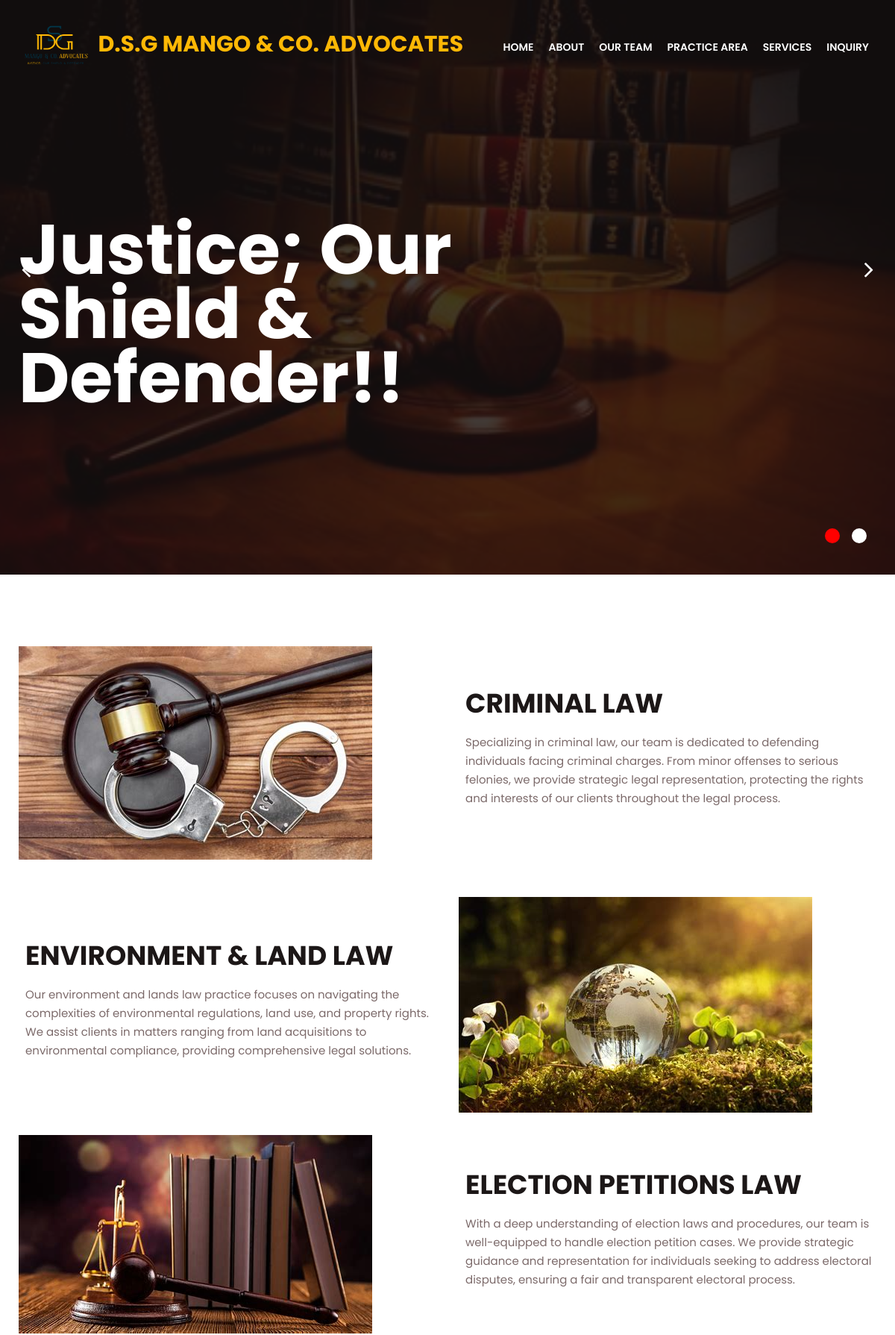
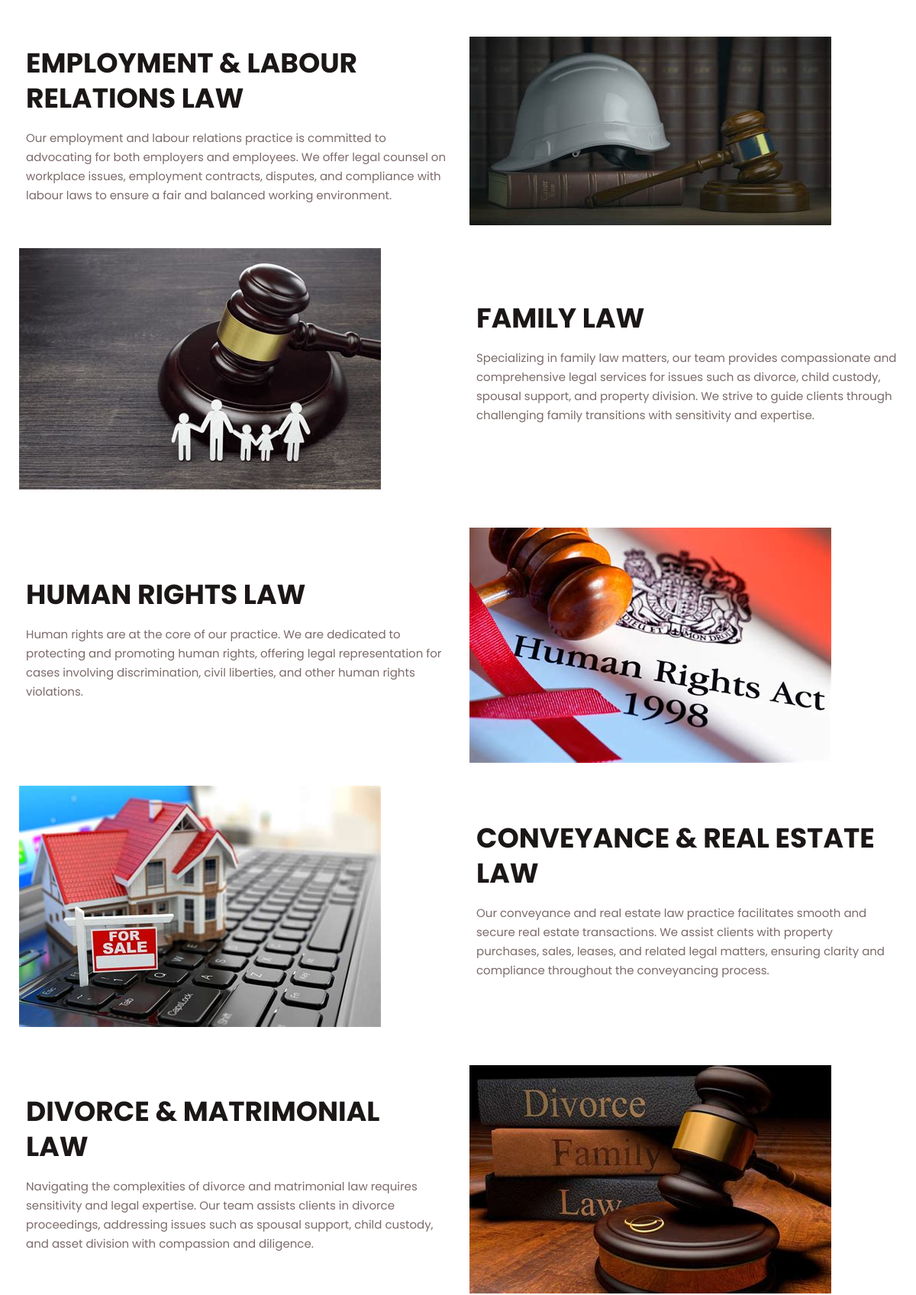
The page /practice_area.php (upper part) on the database its author committed (2 pictures, top to bottom).
### tables this page shows
CREATE TABLE `practice_area` (
  `id` int(11) NOT NULL,
  `title` varchar(75) NOT NULL,
  `details` varchar(10000) NOT NULL,
  `file` varchar(150) NOT NULL
);

### practice_area.php (the view, shortened to what this page needs)
 <?php include "header.php"; ?>
<section class="w3l-content-6">
    <div class="content-6-mian py-5">
        <div class="container py-lg-5">
            <?php
            $db_host = "localhost";
            $db_user = "root";
            $db_pass = "";
            $db_name = "lawfirm_db";
            $conn = new mysqli($db_host, $db_user, $db_pass, $db_name);
            $result = $conn->query("SELECT * FROM practice_area");
            if ($result->num_rows > 0) {
                $count = 1;
                while ($row = $result->fetch_assoc()) {
                    echo '<div class="content-info-in row practice-area">';
                    if ($count % 2 == 1) {
                        echo '<div class="col-lg-6">';
                        echo '<img src="assets/images/' . $row['file'] . '" class="img-fluid" alt="">';
                        echo '</div>';
                        echo '<div class="col-lg-6 mt-lg-0 mt-5 about-right-faq align-self  pl-lg-4">';
                    } else {
                        echo '<div class="col-lg-6 order-lg-2">';
                        echo '<img src="assets/images/' . $row['file'] . '" class="img-fluid" alt="">';
                        echo '</div>';
                        echo '<div class="col-lg-6 mt-lg-0 mt-5 about-right-faq align-self pl-lg-4 order-lg-1">';
                    }
                    echo '<div class="title-content text-left mb-2">';
                    echo '<h3 class="hny-title" id="PracticeArea' . $count . '">' . $row['title'] . '</h3>';
                    echo '</div>';
                    echo '<p class="mt-3">' . $row['details'] . '</p>';
                    echo '</div>';
                    echo '</div>';
                    $count++;
                }
            }
            ?>
        </div>
    </div>
</section>
	<br>
	<br>
</section>
 <?php include "footer.php"; ?>

### header.php (shortened to what this page needs)
<!doctype html>
<html lang="zxx">
<head>
	<link rel="stylesheet" href="assets/css/style-starter.css">
</head>
<body>
<header id="site-header" class="fixed-top">
		<div class="container">
			<nav class="navbar navbar-expand-lg navbar-dark stroke">
			<h1>
				<a class="navbar-brand" href="index.php" style="margin-bottom: 00px;">
					<img src="assets/images/DSG.png" alt="Your logo" title="Your logo" style="height:90px; width: 100px"  />
					<span class="sub-logo" style="color: #FFB805;">D.S.G MANGO & CO. ADVOCATES</span>
				</a>
			</h1>
				<div class="collapse navbar-collapse custom-navbar" id="navbarTogglerDemo02">
					<ul class="navbar-nav ml-auto">
					<li class="nav-item ">
							<a class="nav-link" href="index.php">Home <span class="sr-only"></span></a>
						</li>
						<li class="nav-item">
							<a class="nav-link" href="about.php">About</a>
						</li>
						<li class="nav-item">
							<a class="nav-link" href="our-team.php">Our Team</a>
						</li>
						<li class="nav-item">
							<a class="nav-link" href="practice_area.php">Practice Area</a>
						</li>
						<li class="nav-item">
							<a class="nav-link" href="services.php">Services</a>
						</li>
						<li class="nav-item">
							<a class="nav-link" href="contact.php">Inquiry</a>
						</li>
					</ul>
				</div>
			</nav>
		</div>
	</header>
	<section class="w3l-main-slider position-relative" id="home">
		<div class="companies20-content">
			<div class="owl-one owl-carousel owl-theme">
				<div class="item">
					<li>
						<div class="slider-info banner-view bg new-bg" style="background-image: url('assets/images/banner.jpg');">
							<div class="banner-info">
								<div class="container">
									<div class="banner-info-bg">
										<h5>Justice; Our Shield & Defender!!</h5>
										</div>
									</div>
								</div>
							</div>
						</div>
						</div>
				</div>

### footer.php (shortened to what this page needs)
</body>
</html>

### header.php (style rules this page uses)
.new-bg { background-image: url('assets/images/L.banner.jpg'); }
.practice-area { margin-bottom: 30px; }
.content-info-in.row:nth-child(odd) { margin-bottom: 50px; }
h1 { font-size: 36px !important; }

### rows shown on the page
practice_area: file (picture), title "CRIMINAL LAW", details "Specializing in criminal law, our team is dedicated to defending individuals facing criminal charges. From minor offenses to serious felonies, we provide strategic legal representation, protecting the rights and interests of our clients throughout the legal process."
practice_area: file (picture), title "ENVIRONMENT & LAND LAW", details "Our environment and lands law practice focuses on navigating the complexities of environmental regulations, land use, and property rights. We assist clients in matters ranging from land acquisitions to environmental compliance, providing comprehensive legal solutions."
practice_area: file (picture), title "ELECTION PETITIONS LAW", details "With a deep understanding of election laws and procedures, our team is well-equipped to handle election petition cases. We provide strategic guidance and representation for individuals seeking to address electoral disputes, ensuring a fair and transparent electoral process."
practice_area: file (picture), title "EMPLOYMENT & LABOUR RELATIONS LAW", details "Our employment and labour relations practice is committed to advocating for both employers and employees. We offer legal counsel on workplace issues, employment contracts, disputes, and compliance with labour laws to ensure a fair and balanced working environment."
practice_area: file (picture), title "FAMILY LAW", details "Specializing in family law matters, our team provides compassionate and comprehensive legal services for issues such as divorce, child custody, spousal support, and property division. We strive to guide clients through challenging family transitions with sensitivity and expertise."
practice_area: file (picture), title "HUMAN RIGHTS LAW", details "Human rights are at the core of our practice. We are dedicated to protecting and promoting human rights, offering legal representation for cases involving discrimination, civil liberties, and other human rights violations."
practice_area: file (picture), title "CONVEYANCE & REAL ESTATE LAW", details "Our conveyance and real estate law practice facilitates smooth and secure real estate transactions. We assist clients with property purchases, sales, leases, and related legal matters, ensuring clarity and compliance throughout the conveyancing process."
practice_area: file (picture), title "DIVORCE & MATRIMONIAL LAW", details "Navigating the complexities of divorce and matrimonial law requires sensitivity and legal expertise. Our team assists clients in divorce proceedings, addressing issues such as spousal support, child custody, and asset division with compassion and diligence."
